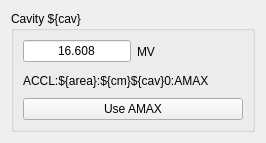
<?xml version="1.0" encoding="UTF-8"?>
<ui version="4.0">
 <class>Form</class>
 <widget class="QWidget" name="Form">
  <property name="geometry">
   <rect>
    <x>0</x>
    <y>0</y>
    <width>266</width>
    <height>143</height>
   </rect>
  </property>
  <property name="windowTitle">
   <string>Form</string>
  </property>
  <layout class="QGridLayout" name="gridLayout">
   <item row="0" column="0">
    <widget class="QGroupBox" name="groupBox_3">
     <property name="title">
      <string>Cavity ${cav}</string>
     </property>
     <layout class="QVBoxLayout" name="verticalLayout">
      <item>
       <layout class="QHBoxLayout" name="horizontalLayout_3">
        <item>
         <widget class="QLineEdit" name="lineEdit">
          <property name="sizePolicy">
           <sizepolicy hsizetype="Preferred" vsizetype="Fixed">
            <horstretch>0</horstretch>
            <verstretch>0</verstretch>
           </sizepolicy>
          </property>
          <property name="text">
           <string>16.608</string>
          </property>
          <property name="alignment">
           <set>Qt::AlignCenter</set>
          </property>
         </widget>
        </item>
        <item>
         <widget class="QLabel" name="label_3">
          <property name="text">
           <string>MV</string>
          </property>
         </widget>
        </item>
        <item>
         <spacer name="horizontalSpacer">
          <property name="orientation">
           <enum>Qt::Horizontal</enum>
          </property>
          <property name="sizeHint" stdset="0">
           <size>
            <width>40</width>
            <height>20</height>
           </size>
          </property>
         </spacer>
        </item>
       </layout>
      </item>
      <item>
       <widget class="QLabel" name="label">
        <property name="text">
         <string>ACCL:${area}:${cm}${cav}0:AMAX</string>
        </property>
       </widget>
      </item>
      <item>
       <widget class="QPushButton" name="pushButton">
        <property name="text">
         <string>Use AMAX</string>
        </property>
       </widget>
      </item>
     </layout>
    </widget>
   </item>
  </layout>
 </widget>
 <resources/>
 <connections/>
</ui>
